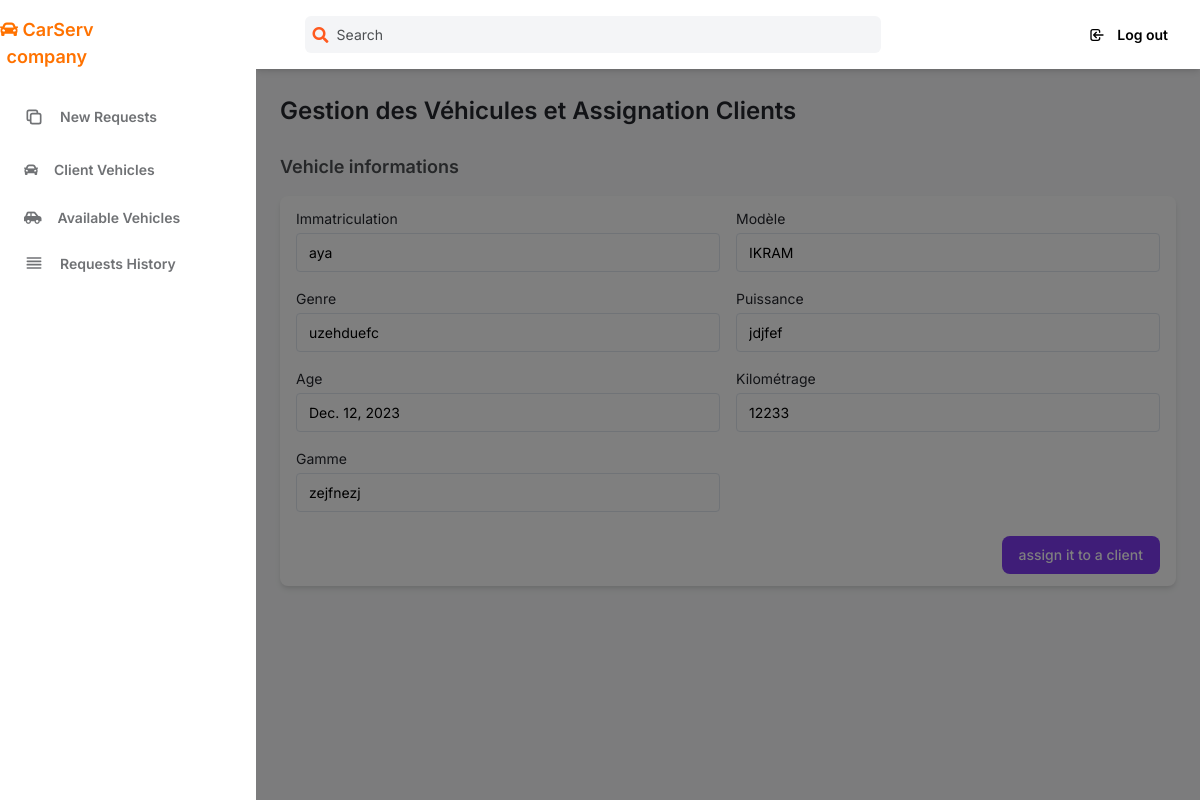
/lieviewvechule/35, run on the app's committed database.
### pfm/models.py (models this page shows, shortened)
class Vechule(models.Model):
    client = models.ForeignKey(Client, null=True, blank=True, on_delete=models.SET_NULL)
    immatriculation= models.CharField(max_length=30)
    modele= models.CharField(max_length=255)
    genre=models.CharField(max_length=30)
    puissance=models.CharField(max_length=30)
    livraison= models.DateField(null=True, blank=True)
    fin_liv= models.DateField(null=True, blank=True)
    km=models.CharField(max_length=100)
    gam=models.CharField(max_length=100)
    date_naiss=models.DateField(null=True, blank=True)
    cas=models.CharField(max_length=20,null=True, blank=True)

### pfm/views.py (the view)
# urls.py: path('lieviewvechule/<int:id>',views.viewvechule, name='lieviewvechule'),
def viewvechule(request,id):
    vechule = get_object_or_404(Vechule,id=id)
    return render(request,"pfm/test/lieviewvechule.html",{'vechule':vechule})

### templates/pfm/test/lieviewvechule.html (shortened to what this page needs)
{% extends 'pfm/test/mainemploye.html' %}
{% block content %}
<h2
class="my-6 text-2xl font-semibold text-gray-700 dark:text-gray-200"
>
Gestion des Véhicules et Assignation Clients
</h2>
<h4
class="mb-4 text-lg font-semibold text-gray-600 dark:text-gray-300"
>
Vehicle informations
</h4>
<div class="px-4 py-3 mb-8 bg-white rounded-lg shadow-md dark:bg-gray-800">
    <div>
        <div class="flex">
          <div class="flex-1 mr-2 my-2">
            <label class="block text-sm">
              <span class="text-gray-700 dark:text-gray-400">Immatriculation</span>
              <input readonly name="immatriculation" value="{{vechule.immatriculation}}" class="block w-full mt-1 text-sm dark:border-gray-600 dark:bg-gray-700 focus:border-purple-400 focus:outline-none focus:shadow-outline-purple dark:text-gray-300 dark:focus:shadow-outline-gray form-input" />
            </label>
          </div>
          <div class="flex-1 ml-2 my-2">
            <label class="block text-sm">
              <span class="text-gray-700 dark:text-gray-400">Modèle</span>
              <input readonly name="modele" value="{{vechule.modele}}" class="block w-full mt-1 text-sm dark:border-gray-600 dark:bg-gray-700 focus:border-purple-400 focus:outline-none focus:shadow-outline-purple dark:text-gray-300 dark:focus:shadow-outline-gray form-input" />
            </label>
          </div>
    </div>
        <div class="flex mt-4">
          <div class="flex-1 mr-2 my-4">
            <label class="block text-sm">
              <span class="text-gray-700 dark:text-gray-400">Genre</span>
              <input readonly input="genre" value="{{vechule.genre}}" class="block w-full mt-1 text-sm dark:border-gray-600 dark:bg-gray-700 focus:border-purple-400 focus:outline-none focus:shadow-outline-purple dark:text-gray-300 dark:focus:shadow-outline-gray form-input" />
            </label>
          </div>
          <div class="flex-1 ml-2 my-4">
            <label class="block text-sm">
              <span class="text-gray-700 dark:text-gray-400">Puissance</span>
              <input readonly name="puissance" value="{{vechule.puissance}}" class="block w-full mt-1 text-sm dark:border-gray-600 dark:bg-gray-700 focus:border-purple-400 focus:outline-none focus:shadow-outline-purple dark:text-gray-300 dark:focus:shadow-outline-gray form-input" />
            </label>
          </div>
        </div>
        <div class="flex mt-4">
          <div class="flex-1 mr-2 my-4">
            <label class="block text-sm">
              <span class="text-gray-700 dark:text-gray-400">Age</span>
              <input readonly name="age" value="{{vechule.date_naiss}}" class="block w-full mt-1 text-sm dark:border-gray-600 dark:bg-gray-700 focus:border-purple-400 focus:outline-none focus:shadow-outline-purple dark:text-gray-300 dark:focus:shadow-outline-gray form-input" />
            </label>
          </div>
          <div class="flex-1 ml-2 my-4">
            <label class="block text-sm">
              <span class="text-gray-700 dark:text-gray-400">Kilométrage</span>
              <input readonly name="km" value="{{vechule.km}}" class="block w-full mt-1 text-sm dark:border-gray-600 dark:bg-gray-700 focus:border-purple-400 focus:outline-none focus:shadow-outline-purple dark:text-gray-300 dark:focus:shadow-outline-gray form-input" />
            </label>
          </div>
        </div>
        <div class="flex mt-4">
          <div class="flex-1 mr-2 my-4">
            <label class="block text-sm">
              <span class="text-gray-700 dark:text-gray-400">Gamme</span>
              <input readonly name="gam" value="{{vechule.gam}}" class="block w-full mt-1 text-sm dark:border-gray-600 dark:bg-gray-700 focus:border-purple-400 focus:outline-none focus:shadow-outline-purple dark:text-gray-300 dark:focus:shadow-outline-gray form-input" />
            </label>
        </div>
        <div class="flex-1 mr-2 my-4">
        </div>
      </div>
      <div>
      <div id="initial-fields">
            <div class="flex justify-end">
                <button id="submit-replacement-btn" class="px-4 py-2 text-sm font-medium leading-5 text-white transition-colors duration-150 bg-purple-600 border border-transparent rounded-lg active:bg-purple-600 hover:bg-gray-700 focus:outline-none focus:shadow-outline-gray flex mt-6">
                    assign it to a client
                </button>
            </div>
        </div>
    </div>
</div>
</div>
</div>
</div>
</div>
</body>
</html>
{% endblock %}

### data on the page
Vechule: immatriculation "aya", modele "IKRAM", genre "uzehduefc", puissance "jdjfef", age "Dec. 12, 2023", km "12233", gam "zejfnezj"
